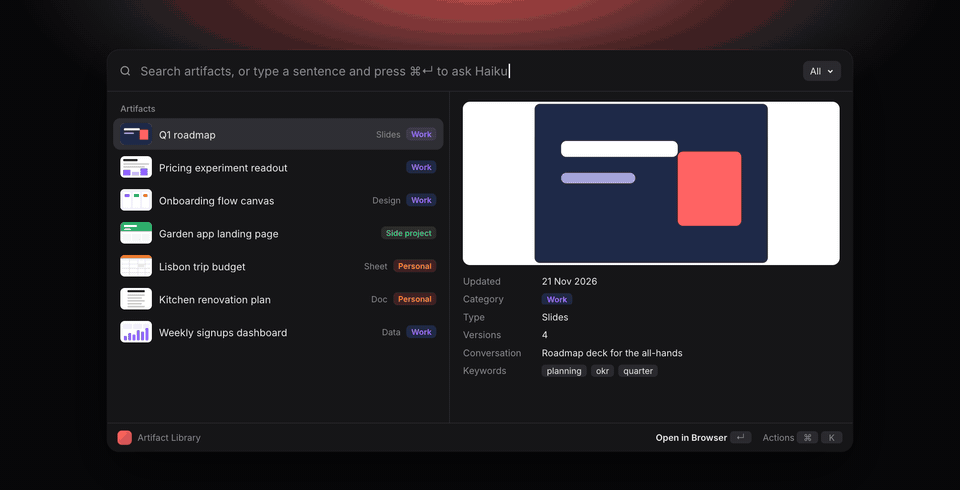
#> input picture docs/demo.gif, 960 x 490 px
$ python -i artlib.py   (imports and definitions only)
#> lines starting #> are read from the running program, lines starting #| are printed output that depends on the picture; after the words box and inside, x2 and y2 are one past the last pixel; in counts of white or black regions, pixels touching at a corner belong together
#!/usr/bin/env python3
"""Artifact Library: one searchable place for every claude.ai artifact published from Claude Code.

Data lives in ~/Documents/Artifacts/ (override with ARTLIB_ROOT):
  config.json      optional categories (see README); no file = no categories
  library.db       SQLite, table `artifacts` + FTS5 index `artifacts_fts`
  page/<id>.html   copy of the published page (latest version)
  img/<id>.png     1280x800 render of the top of the page (Quick Look)
  thumb/<id>.png   600 px thumbnail for the Raycast grid
Originals and the artifacts themselves are never modified.

Search rule (mirrored in raycast/src/fts-artifacts.ts, a test fails if they drift):
  Unicode word tokens, drop STOPWORDS and single letters, quote each token with a prefix star,
  then: artifacts matching ALL tokens
  first, then those matching ANY, each group by bm25. "what's the boat price" -> all '"boat"* AND
  "price"*', any '"boat"* OR "price"*'. Empty -> newest first by updated_at.

CLI:
  artlib.py thumb <id>                       render thumbnail (the hook runs this detached)
  artlib.py set-meta <id> [--about A] [--tags "a b c"] [--area <category>]
  artlib.py ingest <id> <html> [--url U --title T --about A --area X --kind K]
  artlib.py search [query] [--area all|<category>] [--type all|<type>]
  artlib.py remove <id>                      move its library files to the Trash, drop the row
  artlib.py categories                       print the configured categories as JSON
  artlib.py recategorize [--all]             apply the category rules to uncategorised rows (or all)
"""
from __future__ import annotations

import argparse
import shutil
import html as htmllib
import json
import os
import re
import sqlite3
import subprocess
import sys
import time
import traceback
from datetime import datetime
from pathlib import Path

from PIL import Image, ImageChops, ImageDraw, ImageFont

TYPES = ("page", "slides", "design", "doc", "motion", "data", "sheet", "whiteboard", "other")
# Artifact type links (Artifact action:list scope:types, 18 Nov 2026) and app-shell <title>s -> type.
TYPE_URLS = {"8jTsAFQMFDb2oA8MsPJ2eL": "slides", "QKN21svewxgyPb6SYRqWnd": "design", "5M7UeXXcx16TP3vzVFNDzd": "design",
             "Rp9naXUCj2xozpUkyQy19W": "doc", "S4skLPbN9WeoFmuiTfaEFy": "motion", "GZLZthZ2sQjn7T16skfdeF": "data",
             "RoVz4QPcPto4DDQBtvX1Jf": "sheet", "PLsEyfjXbDUM1iasW7rjLR": "whiteboard"}
SHELL_TYPES = {"slides": "slides", "design": "design", "design system": "design", "claude docs": "doc", "docs": "doc",
               "motion": "motion", "data": "data", "sheets": "sheet", "whiteboard": "whiteboard"}
NAME_RE = re.compile(r"[a-z0-9][a-z0-9-]{0,30}")
URL_RE = re.compile(r"https://claude\.ai/artifact/([A-Za-z0-9_-]+)")
BROWSERS = ("/Applications/Google Chrome.app/Contents/MacOS/Google Chrome",
            "/Applications/Chromium.app/Contents/MacOS/Chromium",
            "/Applications/Brave Browser.app/Contents/MacOS/Brave Browser",
            "/Applications/Microsoft Edge.app/Contents/MacOS/Microsoft Edge")
THUMB_W = 900
TRIM_PAD = 24  # px of white kept around the cropped page in thumbnails
COLORS = 128
VIEW_W, VIEW_H = 1280, 800
BODY_CAP = 20000
BLANK_SHARE = 0.97
RENDER_TIMEOUT = 20
STOPWORDS = frozenset("""a an the and or of to in on for with at by from is are was were be been it its this that
these those what which who whom whose how why when where do does did i me my we our you your he she they them
their there here as about into than then so not no yes can could should would will just also any some all
der die das den dem des ein eine einer eines einem und oder zu im in am an auf für mit von ist sind war wie was
wer wo wann warum ich wir du sie es nicht kein keine auch nur noch""".split())

SCHEMA = """
create table if not exists artifacts (
  id text primary key, url text not null default '', title text not null default '',
  about text default '', tags text default '', headings text default '', body text default '',
  area text default '', kind text default 'html', source_file text, project_dir text,
  session_id text, host_session_id text, session_title text default '',
  created_at text not null, updated_at text not null, publish_count integer not null default 0,
  type text default ''
);
create index if not exists artifacts_updated on artifacts(updated_at);
create virtual table if not exists artifacts_fts using fts5(
  title, about, tags, headings, body, folder, session_title,
  content='', contentless_delete=1, tokenize='unicode61 remove_diacritics 2'
);
"""
FTS_COLS = ("title", "about", "tags", "headings", "body", "folder", "session_title")
RANK = "bm25(artifacts_fts, 10, 6, 5, 4, 1, 2, 2)"
SEARCH_SQL = f"""with m as (select f.rowid rid, 0 grp, {RANK} r from artifacts_fts f where artifacts_fts match ?),
o as (select f.rowid rid, 1 grp, {RANK} r from artifacts_fts f where artifacts_fts match ?
      and f.rowid not in (select rid from m))
select a.* from (select * from m union all select * from o) x join artifacts a on a.rowid = x.rid
{{area}} order by x.grp, x.r limit ?"""
RECENT_SQL = "select * from artifacts {area} order by updated_at desc limit ?"


# ---------- paths ----------

def root() -> Path:
    return Path(os.environ.get("ARTLIB_ROOT") or Path.home() / "Documents" / "Artifacts")


def files(aid: str) -> dict[str, Path]:
    r = root()
    return {"page": r / "page" / f"{aid}.html", "img": r / "img" / f"{aid}.png", "thumb": r / "thumb" / f"{aid}.png"}


# [55 lines left out: functions connect, log, config, categories, not called in this run]


def category_names() -> tuple[str, ...]:
    return tuple(c["name"] for c in categories())


def _in_folder(cwd: str, folder: str) -> bool:
    f = os.path.normpath(os.path.expanduser(folder)).rstrip("/")
    return bool(f) and (cwd == f or cwd.startswith(f + "/"))


# ---------- small image and macOS helpers ----------

def trim(im: Image.Image, pad: int = TRIM_PAD) -> Image.Image:
    """Crop near-white margins so the page fills the thumbnail."""
#> called with pad = 24
    diff = ImageChops.difference(im, Image.new("RGB", im.size, (255, 255, 255))).convert("L").point(
        lambda v: 255 if v > 12 else 0)
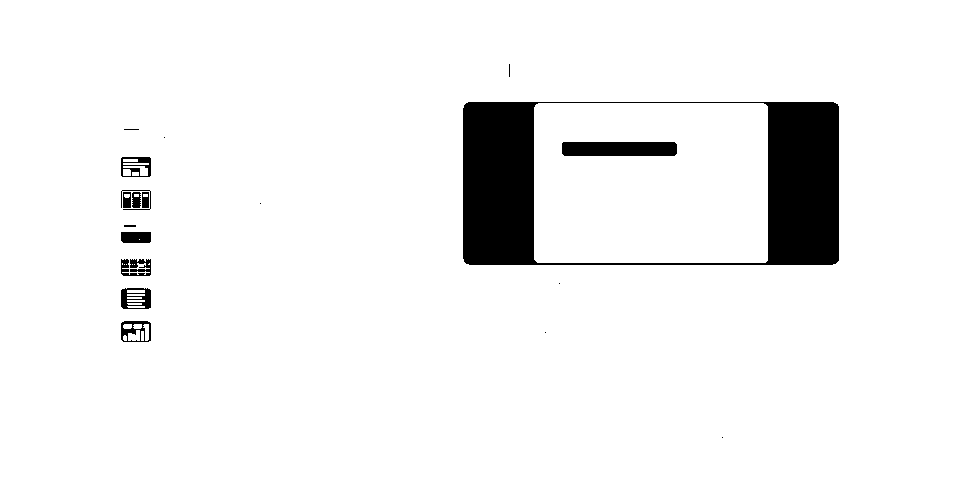
#> diff: PIL image 960x490 L; 94.1% white; 19 black regions (7 under 20 px), largest, box (x1, y1, x2, y2) and area: (463, 102, 839, 265) 23823, (562, 142, 677, 156) 1600, (121, 288, 151, 309) 393
#> im is the input picture: PIL image 960x490 RGB; mean R, G, B 42.5, 38.4, 42.2
    box = diff.getbbox()
#> box = (0, 0, 960, 490)
    if not box:
        return im
    l, t, r, b = box
#> l = 0; t = 0; r = 960; b = 490
    return im.crop((max(0, l - pad), max(0, t - pad), min(im.width, r + pad), min(im.height, b + pad)))


def compress(src: Path, dst: Path) -> None:
    Image.open(src).convert("RGB").quantize(colors=COLORS, method=Image.Quantize.MEDIANCUT).save(dst, optimize=True)


def thumbnail(src: Path, dst: Path) -> None:
    im = trim(Image.open(src).convert("RGB"))
    h = max(1, round(im.height * THUMB_W / im.width))
#> h = 459
    im = im.resize((THUMB_W, h), Image.Resampling.LANCZOS)
#> im: PIL image 900x459 RGB
    im.quantize(colors=COLORS, method=Image.Quantize.MEDIANCUT).save(dst, optimize=True)
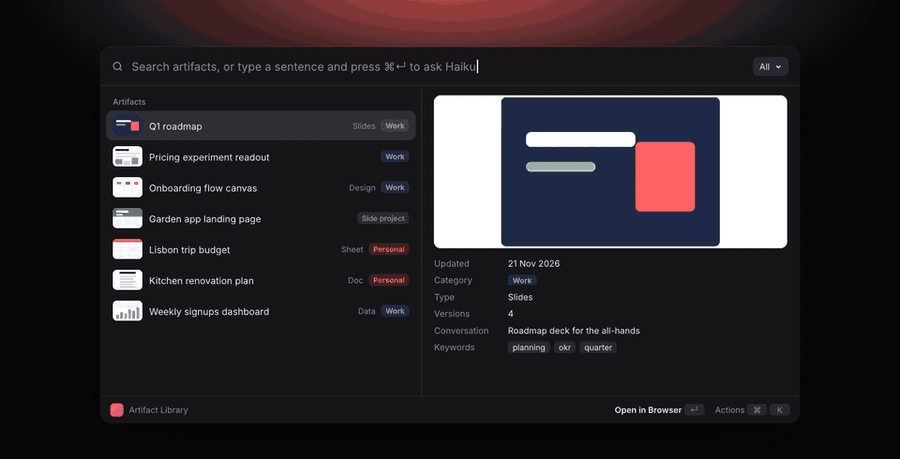
#> saved as out.png: PIL image 900x459 P; mean R, G, B 42.5, 38.4, 42.1


# [14 lines left out: functions finder_trash, sidebar_files, not called in this run]


def browser() -> str | None:
    return next((b for b in BROWSERS if Path(b).exists()), None)


# ---------- parsing ----------

def artifact_id(text: str | None) -> str | None:
    m = URL_RE.search(text or "")
    return m.group(1) if m else None


# [13 lines left out: function area_for, not called in this run]


def _clean(s: str) -> str:
    return re.sub(r"\s+", " ", htmllib.unescape(re.sub(r"<[^>]+>", " ", s))).strip()


# [32 lines left out: functions page_text, type_for, shell_type, not called in this run]


ASSET_RE = re.compile(r'"([^"\n]+)" \([^)\n]*\) \u2192 "/_blob/([0-9a-f]{32})"')
ASSET_W = 700


# [97 lines left out: functions asset_dir, cache_assets, local_blobs, _with_base, typed_page, project_dir, not called in this run]


def is_type_shell(html: str) -> bool:
    """True for the page of an artifact made from an Artifact type (Slides, Docs, Design): an app shell."""
    return "__appifact" in html[:200000] or "appifact-flags" in html[:200000]


def _fts_values(r: sqlite3.Row) -> tuple:
    folder = Path(r["project_dir"]).name if r["project_dir"] else ""
    return (r["title"], r["about"], r["tags"], r["headings"], r["body"], folder, r["session_title"])


# [101 lines left out: functions _reindex, upsert, set_meta, remove, recent_session, _tokens, not called in this run]


def fts_query(q: str | None, op: str = " AND ") -> str:
    """Tokens minus stop-words, each "tok"* (a prefix match), joined by op."""
    return op.join(f'"{t}"*' for t in _tokens(q))


# [65 lines left out: functions search, recategorize, get, is_blank, _font, not called in this run]


# Placeholder card colours: categories take these in config order; no category and typed artifacts use grey.
PALETTE = (("#5B3E96", "#F1EDF8"), ("#1F7A5C", "#E9F5EF"), ("#C2510A", "#FDF0E7"), ("#B4235B", "#FBEAF1"),
           ("#1D5FA8", "#EAF1FA"), ("#7A6A12", "#F7F4E3"))
GREY = ("#55565B", "#EFEFF1")


def colors_for(area: str) -> tuple[str, str]:
    names = category_names()
    return PALETTE[names.index(area) % len(PALETTE)] if area in names else GREY


# [50 lines left out: functions placeholder, _source_for_render, _fallback, not called in this run]


def _marker(aid: str) -> Path:
    return files(aid)["thumb"].with_suffix(".placeholder")


# [48 lines left out: function render, not called in this run]


# ---------- natural-language query (Claude Haiku) ----------

PLAN_PROMPT = """You turn someone's vague request for one of their saved claude.ai artifacts into a search plan.
Answer with ONLY a JSON object, no prose:
{"keywords": "4-10 lowercase words: the topic words from the request plus close synonyms (experiment -> test, flat -> apartment); never filler like thing, made, showing, page",
 "category": "{categories} | all",
 "type": "page | slides | design | doc | motion | data | sheet | whiteboard | all"}
Use category/type only when the request clearly says so (e.g. "deck" or "slides" -> slides, "canvas" or "board" -> design).
{category_help}Request: """


# [103 lines left out: functions _run_claude, plan, main, not called in this run]


# [2 lines not run here, left out]

>>> result = thumbnail('../docs/demo.gif', 'out.png')
